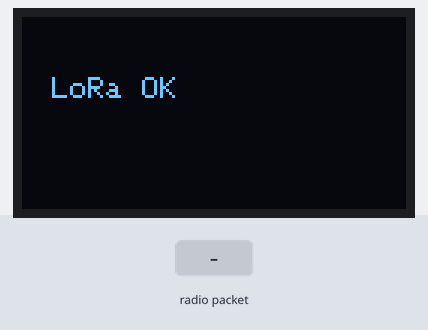
A sketch run on a simulated ESP32. Parts: 128×64 one-colour display. The inputs (shaded band) are chosen by the test bench. No radio packets arrive unless stated; what the sketch prints to the serial monitor is not drawn.

Above: at 1.2 s.
1.3 s: radio packet "1" arrives
At 3.1 s:
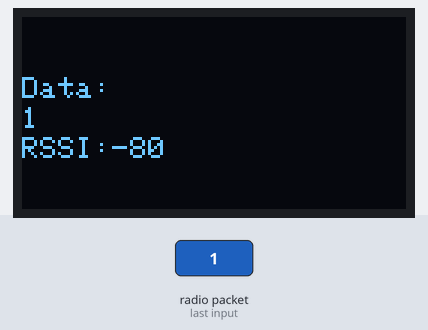
3.8 s: radio packet "0" arrives
At 6.0 s:
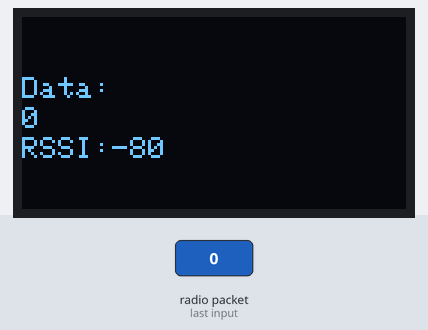
6.3 s: radio packet "2" arrives
Timing chart, 0 to 9.3 s (numbered marks = the images above; inputs shaded):
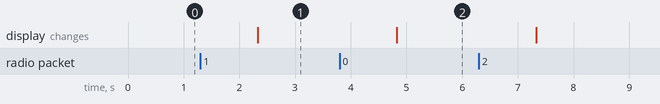

The sketch:

esp32_example_lilygo.ino
```cpp
/*
Example for LoRa communication
Board: ESP32 -> LilyGo T-Display
Marcin Filipiak
*/

#include <Wire.h>
#include <Adafruit_GFX.h>
#include <Adafruit_SSD1306.h>
#include <SPI.h>
#include <LoRa.h>

int counter = 0;  // Counter variable to track the number of sent packets
unsigned long previousMillis = 0;  // Variable to store the previous time for interval timing
const long interval = 1000;  // Interval time of 1 second (1000 ms)

// Screen settings
#define SCREEN_WIDTH 128
#define SCREEN_HEIGHT 64

// Define the pins used by the LoRa transceiver module
#define SCK 5
#define MISO 19
#define MOSI 27
#define SS 18
#define RST 14
#define DIO0 26

// Create an object for the SSD1306 screen
Adafruit_SSD1306 display(SCREEN_WIDTH, SCREEN_HEIGHT, &Wire, -1);

void setup() {
  Serial.begin(115200); // Initialize the serial port
  while (!Serial);

  // Initialize the screen communication
  if(!display.begin(SSD1306_SWITCHCAPVCC, 0x3C)) { // I2C address 0x3C for SSD1306
    Serial.println(F("Cannot initialize SSD1306 screen"));
    for(;;); // Halt the program if initialization fails
  }

  // Clear the screen buffer
  display.clearDisplay();

  // Set the text size and color
  display.setTextSize(1);
  display.setTextColor(SSD1306_WHITE);

  // Set the cursor position and display initial text
  display.setCursor(10, 20); // Set cursor position

  // Initialize SPI communication for LoRa
  SPI.begin(SCK, MISO, MOSI, SS);

  // Set the pins for the LoRa transceiver module
  LoRa.setPins(SS, RST, DIO0);

  // Initialize the LoRa module at 433 MHz
  if (!LoRa.begin(433E6)) {
    display.print("LoRa Error");
    Serial.println("LoRa Error");
    display.display();
    while (1); // Halt the program if LoRa initialization fails
  } else {
    display.print("LoRa OK");
    Serial.println("LoRa OK");
    display.display();

    // Optional: Increase sensitivity and adjust settings
    // LoRa.setSpreadingFactor(12); // Maximum spreading factor
    // LoRa.setSignalBandwidth(125E3); // Bandwidth
    // LoRa.setCodingRate4(4); // Coding rate (4/8)

    // Set maximum transmission power to 20 dBm (default is 17 dBm)
    LoRa.setTxPower(20, PA_OUTPUT_PA_BOOST_PIN);
  }
}

void loop() {
  unsigned long currentMillis = millis();  // Get the current time

  // Check if the interval (1 second) has passed
  if (currentMillis - previousMillis >= interval) {
    previousMillis = currentMillis;  // Update the previous time
    LoRa.beginPacket();  // Start a new LoRa packet
    String msg = "heja" + String(counter);  // Create a message with the counter value
    LoRa.print(msg);  // Add the message to the packet
    LoRa.endPacket();  // End and send the packet

    Serial.println("Sent packet: " + msg);  // Output the sent message to the serial monitor
    counter++;  // Increment the counter

    // Reset the counter after 60 packets
    if (counter > 60) {
      counter = 0;
    }
  }

  // Check if a new packet has been received
  int packetSize = LoRa.parsePacket();
  if (packetSize) {
    // A packet has been received
    Serial.print("Data: ");

    // Read the packet
    while (LoRa.available()) {
      String LoRaData = LoRa.readString();  // Read the received data as a string
      int rssi = LoRa.packetRssi();  // Read the RSSI (signal strength)

      Serial.println(LoRaData);  // Output the received data to the serial monitor

      // Display the received data and RSSI on the screen
      display.clearDisplay();
      display.setCursor(0, 20);
      display.print("Data:");
      display.setCursor(0, 30);
      display.print(LoRaData);
      display.setCursor(0, 40);
      display.print("RSSI:");
      display.setCursor(30, 40);
      display.print(rssi);
      display.display();
    }
  }
}
```

Measured:
- after the input at 1.3 s, the display: changes after 1.0 s (image 1)
- after the input at 3.8 s, the display: changes after 1.0 s (image 2)
